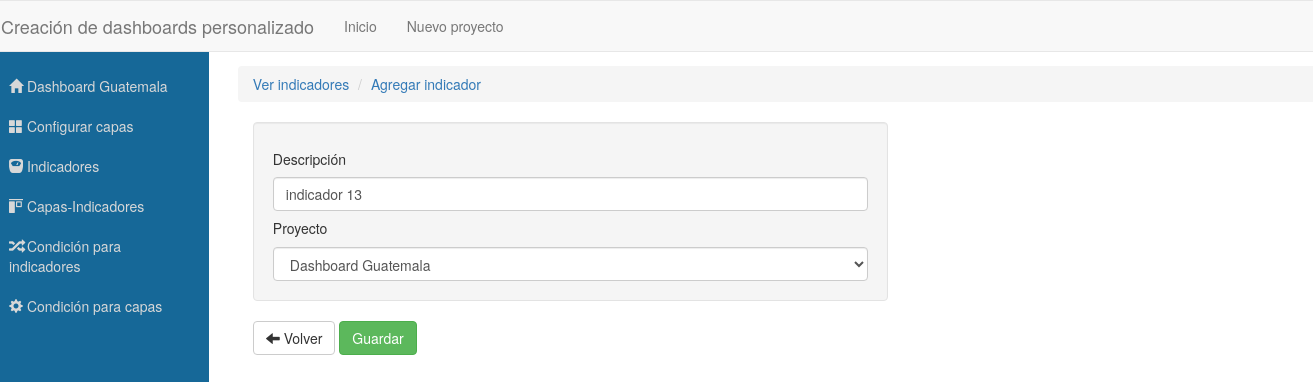
Screenshot of /project/29/updateIndicador/1 with the database file from the repository.
### dashboardConfigApp/models.py (models this page shows, shortened)
class Proyecto(models.Model):
	nombre = models.CharField(max_length=100)
	descripcion = models.CharField(max_length=100, default='')
	fechaCreacion = models.DateTimeField(default=timezone.now)
	def __str__(self):
		return self.nombre

class Indicador(models.Model):
	descripcion = models.CharField(max_length=200)
	proyecto = models.ForeignKey(Proyecto, default=None)

### dashboardConfigApp/views.py (the view, shortened to what this page needs)
# urls.py: url(r'^project/(\d+)/updateIndicador/(?P<pk>\d+)', UpdateIndicador.as_view(), name='updateIndicador'),
class UpdateIndicador(UpdateView):
    model = Indicador
    template_name = 'indicadores/update_indicador.html'
    fields = [
        'descripcion',
        'proyecto'
    ]
    def get_context_data(self, **kwargs):
        context = super(UpdateIndicador, self).get_context_data(**kwargs)
        image = Image.objects.get(proyecto__pk = self.object.proyecto.pk)
        project = self.object.proyecto
        context[ 'singleImage' ] = image
        context[ 'project' ] = project
        return context

### dashboardConfigApp/templates/indicadores/update_indicador.html (shortened to what this page needs)
{% extends "indicadores/baseIndicador.html" %}
{% block indicador_content %}
    <form  method="POST" class="col-md-7" data-toggle="validator" enctype="multipart/form-data" role="form">
        {% load widget_tweaks %}
        <div class="well">
            <h5>Descripción</h5>
            {{ form.descripcion|add_class:"form-control"|attr:"required:required"|attr:"id:txtProjectName"}}
             <h5>Proyecto</h5>
            {{ form.proyecto|add_class:"form-control" }}
        </div>
        <div class="acciones">
            <a  class="btn btn-default" href="{% url 'indicadorList' project.pk %}"><span class="glyphicon glyphicon-arrow-left"></span> Volver</a>
            <input type="submit" value="Guardar" class="btn btn-success"/>
        </div>
    </form>
{% endblock indicador_content %}

### dashboardConfigApp/templates/project/configProject.html
{% extends "base.html" %}
{% block content %}
		<div class="row row-panel-project">
			<div class="container-panel">
				<div class="col-lg-2 panel-project">
					<nav>
						<ul>
							<li><a href="{% url 'configProject' project.pk %}"><span class="glyphicon glyphicon-home"></span> {{project.nombre}}</a></li>
							<li><a href="{% url 'get_update_layers' singleImage.pk %}"><span class="glyphicon glyphicon-th-large"></span> Configurar capas</a></li>
							<li><a href="{% url 'indicadorList' project.pk %}"><span class="glyphicon glyphicon-scale"></span> Indicadores</a></li>
							<li><a href=""><span class="glyphicon glyphicon-object-align-top"></span> Capas-Indicadores</a></li>
							<li><a href=""><span class="glyphicon glyphicon-random"></span> Condición para indicadores</a></li>
							<li><a href=""><span class="glyphicon glyphicon-cog"></span> Condición para capas</a></li>
						</ul>
					</nav>
				</div>
				<div class="col-lg-10 panel_selected">
					{% block project-options %}
					{% endblock project-options %}
				</div>
			</div>
		</div>
{% endblock content %}

### dashboardConfigApp/static/css/new_project.css (style rules this page uses)
.row-panel-project { height: 100vh; display: flex; }
.row-panel-project .container-panel { flex: 1; display: flex; }
.row-panel-project .container-panel .panel_selected, .row-panel-project .container-panel .panel-project { overflow-y: auto; padding: 1em; }
.row-panel-project .container-panel .panel-project { background: #166898; }
.row-panel-project .container-panel .panel-project nav ul { margin-left: 0; padding-left: 0; }
.row-panel-project .container-panel .panel-project nav ul li { list-style: none; padding: 10px; }
.row-panel-project .container-panel .panel-project nav ul li a { text-decoration: none; margin: 0; display: block; width: 100%; height: 100%; color: #d8d8d8; }

### rows the page displays
Proyecto: nombre "Dashboard Guatemala"
Indicador: descripcion "indicador 13", proyecto "Dashboard Guatemala"
